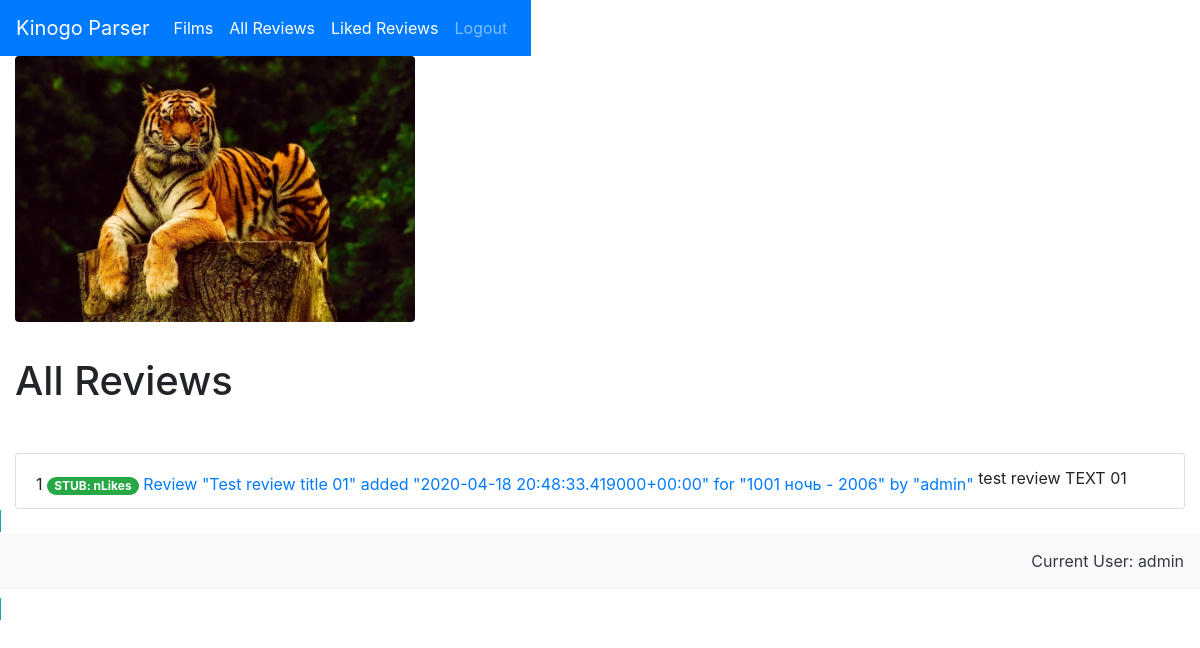
Screenshot of /reviews/ (signed in) with the database file from the repository.
### film_app/models.py (models this page shows, shortened)
class Review(models.Model):
    film = models.ForeignKey(Film, on_delete=models.CASCADE)
    user = models.ForeignKey(User, on_delete=models.CASCADE)
    date = models.DateTimeField(verbose_name='Date', default=datetime.datetime.now, blank=True, null=True)
    title = models.CharField(max_length=256, blank=False, verbose_name='Title')
    text = models.TextField(max_length=10112, verbose_name='Text')
    is_deleted = models.BooleanField(default=False, verbose_name='Deleted')
    def __str__(self):
        return f'Review "{self.title}" added "{self.date}" for "{self.film}" by "{self.user}"'
    class Meta:
        verbose_name = 'Review'
        verbose_name_plural = 'Reviews'
        ordering = ('film', 'user',)

class Film(models.Model):
    title = models.CharField(max_length=256, blank=False, verbose_name='Title')
    url = models.URLField(max_length=256, blank=False, verbose_name='Kinogo URL')
    description = models.TextField(max_length=2048, blank=True, verbose_name='Description')
    poster = models.ImageField(
        upload_to='image/film_app/posters/',
        default=None, blank=True, null=True, verbose_name='Poster')
    year = models.CharField(max_length=24, default=None, blank=True, null=True, verbose_name='Year')
    duration = models.CharField(max_length=256, blank=True, verbose_name='Duration')
    genres = models.CharField(max_length=512, blank=True, verbose_name='Genres')
    def __str__(self):
        return f'{self.title} - {self.year}'
    class Meta:
        verbose_name = 'Film'
        verbose_name_plural = 'Films'
        ordering = ('title', 'year', 'duration')

### film_app/views.py (the view)
# urls.py: path('reviews/', ReviewListView.as_view(), name='reviews'),
class ReviewListView(ListView):
    template_name = 'film_app/reviews.html'
    model = Review
    context_object_name = 'all_reviews'
    paginate_by = 10
    def get_queryset(self):
        return Review.objects.all()
    def get_context_data(self, *args, **kwargs):
        context = super().get_context_data(**kwargs)
        return context

### film_app/templates/film_app/reviews.html (shortened to what this page needs)
{% extends 'film_app/base.html' %}
{% block body %}
    <div class="col-lg-12 text-center" style="margin-top: 35px;">
        <h1 align="left">All Reviews</h1>
    </div>
    <div class="col-lg-12 mt-5">
        <ul class="list-group">
        {% for item in all_reviews %}
            <li class="list-group-item">
                 {{ forloop.counter }}
                  <span class="badge badge-success badge-pill">STUB: nLikes {{likes_count }}</span>
                  <a href="{% url 'film_app:review' item.id %}">{{ item }}</a>
                  <span class="d-inline-block text-truncate"  style="max-width: 85vmax; flex-wrap:wrap;">
                        {{ item.text }}
                  </span>
            </li>
        {% endfor %}
    </ul>
    </div>
{% endblock %}

### film_app/templates/film_app/base.html (shortened to what this page needs)
{% load static %}
<!DOCTYPE html>
<html lang="en">
<head>
    <link rel="stylesheet"
        href="https://stackpath.bootstrapcdn.com/bootstrap/4.1.3/css/bootstrap.min.css"
>
</head>
<body>
<div class="container-fluid">
    <div class="row">
        <nav class="navbar navbar-expand-lg navbar-dark bg-primary">
            <a class="navbar-brand" href="{% url 'film_app:index' %}">Kinogo Parser</a>
           <div class="collapse navbar-collapse" id="navbarSupportedContent">
            <ul class="navbar-nav">
              <li class="nav-item active">
                 <a class="nav-link" href="{% url 'film_app:films' %}">Films<span class="sr-only">(current)</span></a>
              </li>
              <li class="nav-item active">
                 <a class="nav-link" href="{% url 'film_app:reviews' %}">All Reviews<span class="sr-only">(current)</span></a>
              </li>
              <li class="nav-item active">
                 <a class="nav-link" href="{% url 'film_app:liked_reviews' %}">Liked Reviews<span class="sr-only">(current)</span></a>
              </li>
              <li class="nav-item">
                 {% if user.is_authenticated %}
                     <a class="nav-link" href="{% url 'user_app:logout' %}" tabindex="-1" aria-disabled="true">Logout</a>
                 {% else %}
                     <a class="nav-link" href="{% url 'user_app:register' %}" aria-disabled="true">Registration</a>
                     <a class="nav-link" href="{% url 'user_app:login' %}" tabindex="-1" aria-disabled="true">Login</a>
                 {% endif %}
                    </li>
            </ul>
           </div>
        </nav>
    {% if user.is_authenticated %}
        <div class="col-lg-12">
            <img src="{% static 'film_app/images/tiger_pic02.jpg' %}"
                 style="max-width: 400px" class="rounded float-left" alt="...">
        </div>
    {% endif %}
    </div>
</div>
{% block body %}{% endblock %}
</body>
<footer>
    <span class="border border-info" style="margin-right:20px;margin-bottom:10px;">
        <p align="right" class="p-3 mb-2 bg-light text-dark"> Current User: {{ user }}</p>
    </span>
</footer>
</html>

### rows the page displays
Review: title+date+film "Review \"Test review title 01\" added \"2020-04-18 20:48:33.419000+00:00\" for \"1001 ночь - 2006\" by \"admin\"", text "test review TEXT 01"

### other values shown
{{ user }} "admin"
